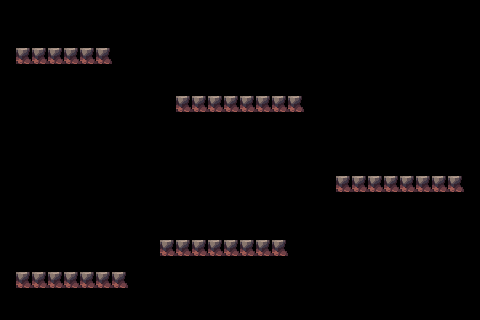

This is a level from a 2D game, rendered from its Tiled map with the project's own tilesets. A one-line summary and the complete map file follow:
An orthogonal 30x20 tile map with 16x16 px tiles, 1 tile layer (Tile Layer 1).

<map version="1.10" tiledversion="1.12.2" orientation="orthogonal" renderorder="right-down" width="30" height="20" tilewidth="16" tileheight="16" infinite="0" nextlayerid="2" nextobjectid="1">
 <tileset firstgid="1" source="ground.tsx" />
 <layer id="1" name="Tile Layer 1" width="30" height="20">
  <data encoding="csv">
0,0,0,0,0,0,0,0,0,0,0,0,0,0,0,0,0,0,0,0,0,0,0,0,0,0,0,0,0,0,
0,0,0,0,0,0,0,0,0,0,0,0,0,0,0,0,0,0,0,0,0,0,0,0,0,0,0,0,0,0,
0,0,0,0,0,0,0,0,0,0,0,0,0,0,0,0,0,0,0,0,0,0,0,0,0,0,0,0,0,0,
0,255,255,255,255,255,255,0,0,0,0,0,0,0,0,0,0,0,0,0,0,0,0,0,0,0,0,0,0,0,
0,0,0,0,0,0,0,0,0,0,0,0,0,0,0,0,0,0,0,0,0,0,0,0,0,0,0,0,0,0,
0,0,0,0,0,0,0,0,0,0,0,0,0,0,0,0,0,0,0,0,0,0,0,0,0,0,0,0,0,0,
0,0,0,0,0,0,0,0,0,0,0,255,255,255,255,255,255,255,255,0,0,0,0,0,0,0,0,0,0,0,
0,0,0,0,0,0,0,0,0,0,0,0,0,0,0,0,0,0,0,0,0,0,0,0,0,0,0,0,0,0,
0,0,0,0,0,0,0,0,0,0,0,0,0,0,0,0,0,0,0,0,0,0,0,0,0,0,0,0,0,0,
0,0,0,0,0,0,0,0,0,0,0,0,0,0,0,0,0,0,0,0,0,0,0,0,0,0,0,0,0,0,
0,0,0,0,0,0,0,0,0,0,0,0,0,0,0,0,0,0,0,0,0,0,0,0,0,0,0,0,0,0,
0,0,0,0,0,0,0,0,0,0,0,0,0,0,0,0,0,0,0,0,0,255,255,255,255,255,255,255,255,0,
0,0,0,0,0,0,0,0,0,0,0,0,0,0,0,0,0,0,0,0,0,0,0,0,0,0,0,0,0,0,
0,0,0,0,0,0,0,0,0,0,0,0,0,0,0,0,0,0,0,0,0,0,0,0,0,0,0,0,0,0,
0,0,0,0,0,0,0,0,0,0,0,0,0,0,0,0,0,0,0,0,0,0,0,0,0,0,0,0,0,0,
0,0,0,0,0,0,0,0,0,0,255,255,255,255,255,255,255,255,0,0,0,0,0,0,0,0,0,0,0,0,
0,0,0,0,0,0,0,0,0,0,0,0,0,0,0,0,0,0,0,0,0,0,0,0,0,0,0,0,0,0,
0,255,255,255,255,255,255,255,0,0,0,0,0,0,0,0,0,0,0,0,0,0,0,0,0,0,0,0,0,0,
0,0,542,542,542,542,542,542,0,290,290,290,290,290,290,290,0,0,0,0,0,0,0,0,0,0,0,0,0,0,
0,0,0,0,0,0,0,0,0,0,0,0,0,0,0,0,0,0,0,0,0,0,0,0,0,0,0,0,0,0
</data>
 </layer>
</map>
